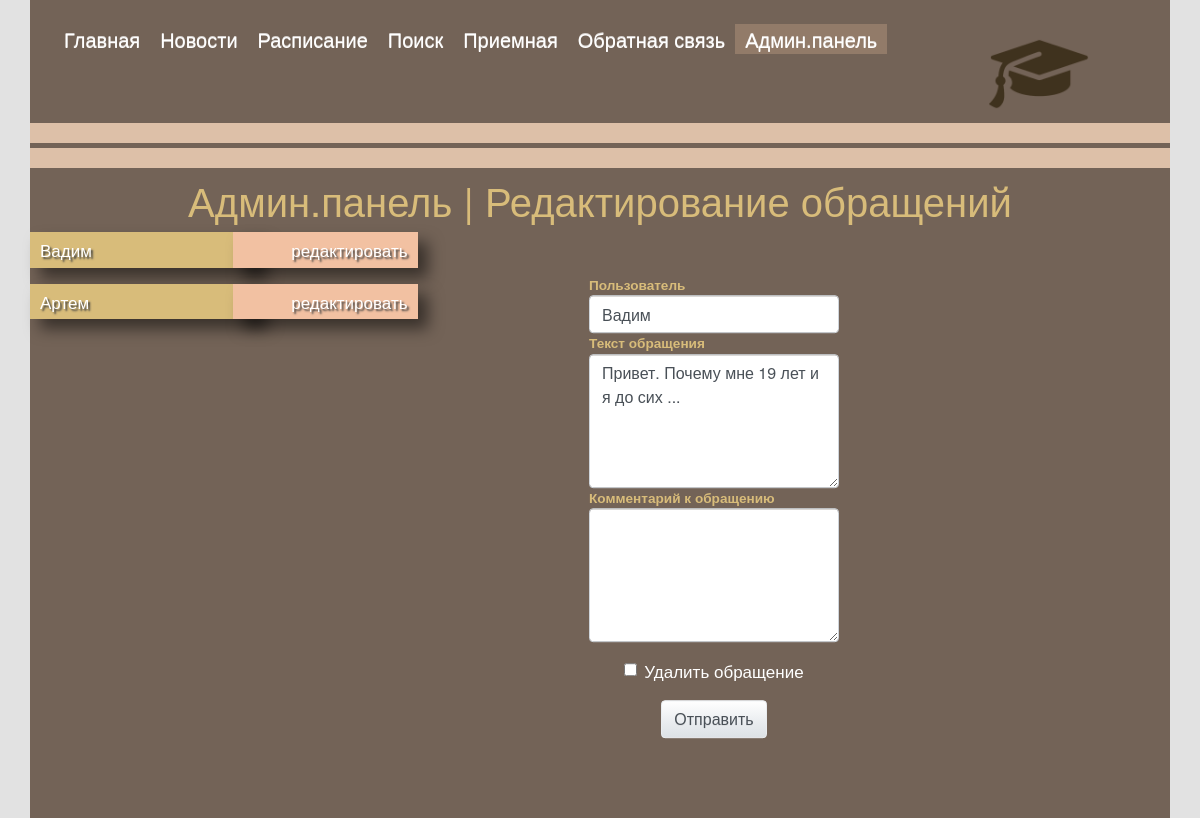
Page /page/adminpanel/reception.php?id=3 (signed in) on the committed database.
### tables this page shows
CREATE TABLE IF NOT EXISTS `reception_room` (
  `id` int(11) NOT NULL AUTO_INCREMENT,
  `name` text NOT NULL,
  `text` text NOT NULL,
  `comment` text,
  PRIMARY KEY (`id`)
);

### include/function.php (called while the page is built, shortened)
<?php
class PAGINGS
{
    public function __construct($size, $query)
    {
        $this->total = mysql_result(mysql_query(preg_replace('~SELECT (.*?) FROM~isU', 'SELECT COUNT(*) FROM', $query) . ' ;'), 0);
        $this->total_pages = ceil($this->total / $size);
        $this->page = isset($_POST['page']) ? $_POST['page'] : $_GET['page'];
        $this->page = !empty($this->page) && ctype_digit($this->page) && $this->page >= 1 && $this->page <= $this->total_pages ? $this->page : 1;
        $this->start = ($this->page * $size) - $size;
        $this->get = mysql_query($query . ' LIMIT ' . $this->start . ', ' . trim($size) . ' ;');
        $this->count_get = @ mysql_num_rows($this->get);
    }
}

### page/adminpanel/reception.php (the view, shortened to what this page needs)
<?php
require_once '../../include/headers.php';
$id = isset($_GET['id']) ? $_GET['id'] : false;
?>
    <section>
        <nav>
            <div class="container" id="nav">
                <div class="row">
                    <div class="col-10">
                        <ul>
                            <li>
                                <a href="../../index.php">Главная</a></li>
                            <li>
                                <a href="../../page/news.php">Новости</a></li>
                            <li>
                                <a href="../../page/raspisanie.php">Расписание</a></li>
                            <li>
                                <a href="../../page/search.php">Поиск</a></li>
                            <li>
                                <a href="../../page/reception_room.php">Приемная</a></li>
                            <li>
                                <a href="../../page/feedback.php">Обратная связь</a></li>
                            <li class="current-menu-parent active">
                                <a href="../../page/adminpanel/admin.php">Админ.панель</a></li>
                        </ul>
                    </div>
                    <div class="col-2 img-fluid">
                        <img src="../../src/images/ikonka_obrazovanie.png"
                             alt="Выдуманный колледж обучения программированию" width="100">
                    </div>
                </div>
            </div>
        </nav>
    </section>
    <div class="container">
        <div class="row">
            <div class="col">
                <div class="hr"></div>
                <div class="line"></div>
            </div>
        </div>
        <div class="row">
            <div class="col">
                <div class="content">
                    <h1 class="text-center title pt-2"><a href="../../page/adminpanel/admin.php">Админ.панель</a> |
                        Редактирование обращений</h1>
                    <section>
                        <?php
                        $count = mysql_result(mysql_query("SELECT COUNT(*) FROM `reception_room`;"), 0);
                        $PAGINGS = new PAGINGS(10, "SELECT `id`, `name`, `text`, `comment` FROM `reception_room` ORDER BY `id` DESC");
                        if ($PAGINGS->count_get > 0) {
                            while ($result = mysql_fetch_array($PAGINGS->get)) {
                                echo '
                            <div class="block-admin"><p>' . $result['name'] . '</p>
                            <a href="../../page/adminpanel/reception.php?id=' . $result['id'] . '"><div class="pl-5 text-right read"><p>редактировать</p></div></a>
                            </div>';
                            }
                        }
                        ?>
                    </section>
                    <?php
                    if (isset($_SESSION['success'])) {
                        echo '<section class="read"><div class="reading">
                              ' . $_SESSION['success'] . '
                              </div></section>';
                        unset($_SESSION['success']);
                    } elseif ($id != '') {
                        $query = mysql_query("SELECT `name`, `text`, `comment` FROM `reception_room` WHERE `id` = '" . $id . "' LIMIT 1");
                        $result = mysql_fetch_array($query);
                        echo '<section class="read"><div class="reading">';
                        echo '<form action="" method="post">';
                        echo '<div class="form-group mt-5">
                       <small id="nameHelp" class="form-text font-weight-bold text-left w-50 m-auto" style="color: #d8bc7a">Пользователь
                       </small>
                       <input type="text" name="name" aria-describedby="nameHelp" class="form-control w-50 m-auto" value="' . $result['name'] . '">
                       <small id="textHelp" class="form-text font-weight-bold text-left w-50 m-auto" style="color: #d8bc7a">Текст обращения
                       </small>
                       <textarea type="text" name="text" aria-describedby="textHelp" class="form-control w-50 m-auto" rows="5" cols="45">' . $result['text'] . '</textarea>
                       <small id="commentHelp" class="form-text font-weight-bold text-left w-50 m-auto" style="color: #d8bc7a">Комментарий к обращению
                       </small>
                       <textarea type="text" name="comment" aria-describedby="commentHelp" class="form-control w-50 m-auto" rows="5" cols="45">' . $result['comment'] . '</textarea>
                       <center>
                       <div class="form-check mt-3">
                        <input type="checkbox" class="form-check-input" name="del" id="delete" value="1">
                        <label class="form-check-label" for="delete">Удалить обращение</label>
                      </div>
                       <input type="submit" name="save" class="btn btn-secondary text-center m-3 mt-2" value="Отправить">
                       </center>
                       </div>';
                        echo '</form>';
                        echo '</div></section>';
                    }
                    ?>
                </div>
            </div>
        </div>
    </div>
<?php
require_once '../../include/footer.php';
?>

### src/css/style.css (style rules this page uses)
* { margin: 0; padding: 0; }
body { font-size: 17px; font-family: "Helvetica Neue", sans-serif; background: #E2E2E2; color: #fff; }
li { list-style-type: none; }
ul { margin-left: 0; padding-left: 0; }
h1.title, h2.result, h1 a { font-size: 40px; color: #d8bc7a; }
a { text-decoration: none; }
section.read { position: relative; }
section.read .reading { width: 500px; position: absolute; top: 55px; left: 60%; margin-right: -80%; transform: translate(-50%, -30%) }
#nav ul li a { color: rgba(255, 255, 255, 0.7); display: block; float: left; font-size: 20px; height: 30px; line-height: 30px; outline: medium none; padding: 0 10px; position: relative; text-align: center; text-decoration: none; text-shadow: 0px 1px 0px #ffffff; }
#nav { background: #736357; padding: 24px; position: relative; }
#nav ul li { float: left; }
#nav li.active { background: #927b69; text-decoration: underline; }
.current-menu-parent { text-decoration: underline; }
.hr { width: 100%; height: 20px; display: block; background: #ddc0a8; position: absolute; top: -25px; bottom: 0px; left: 0px; right: 0px; }
.line { width: 100%; height: 20px; display: block; background: #ddc0a8; position: absolute; top: 0px; bottom: 0px; left: 0px; right: 0px; }
.pagination .navId a, .block-admin a { color: #fff; text-decoration: none; }
.block-admin { width: 20%; line-height: inherit; font-size: 100%; background-color: #d8bc7a; box-shadow: 10px 10px 15px rgba(0, 0, 0, 0.5); color: #fff; text-shadow: 2px 2px 2px #ececec; text-shadow: 2px 2px 2px #3F3F3F; display: block; margin: auto 0 0 0; position: relative; }
.block-admin p { text-align: left; padding: 5px 10px; }
.block-admin .read { position: absolute; height: 100%; top: 0px; right: -70%; background: #f2c1a2; box-shadow: 10px 10px 15px rgba(0, 0, 0, 0.5); float: right; font-size: 17px; }
.block-admin .read p { text-align: left; }

### page/adminpanel/reception.php (style rules this page uses)
.content { width: 100%; height: 650px; background: #736357; position: absolute; top: 20px; bottom: 0px; left: 0px; right: 0px; }

### rows in the picture
reception_room: name "Вадим", text "Привет. Почему мне 19 лет и я до сих ..."
reception_room: name "Артем"
